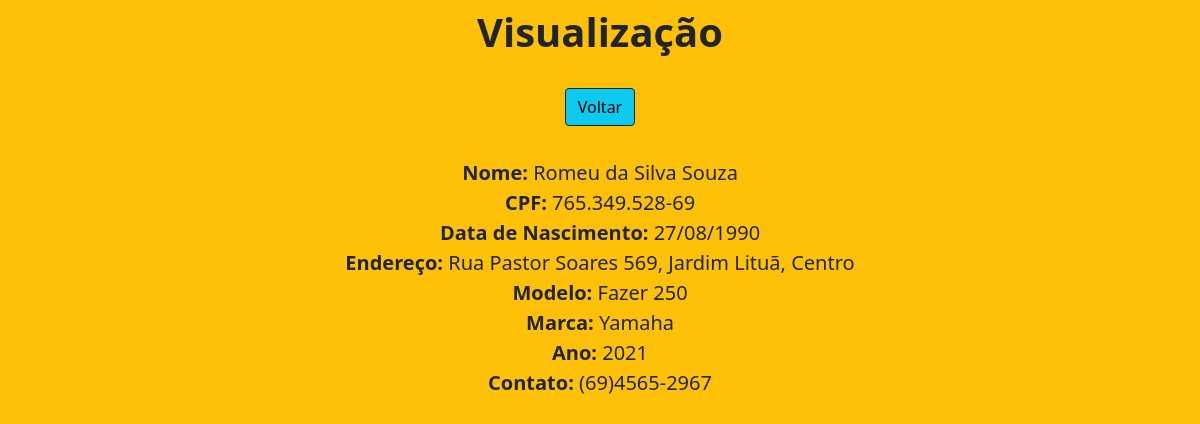
The app's page /view/6/ with its own data.
### app/models.py (models this page shows)
class Motos(models.Model):
    nome = models.CharField(max_length=150)
    cpf = models.CharField(max_length=14)
    data_de_nascimento = models.CharField(max_length=30)
    endereco = models.CharField(max_length=200)
    modelo = models.CharField(max_length=100)
    marca = models.CharField(max_length=50)
    ano = models.IntegerField()
    contato = models.CharField(max_length=30)

### app/views.py (the view)
# urls.py: path('view/<int:pk>/', view, name='view'),
def view(request, pk):
    data = {}
    data['db'] = Motos.objects.get(pk=pk)
    return render(request, 'view.html', data)

### app/templates/view.html (shortened to what this page needs)
<!DOCTYPE html>
<html lang="pt-br">
<head>
    <link href="https://cdn.jsdelivr.net/npm/bootstrap@5.1.3/dist/css/bootstrap.min.css" rel="stylesheet">
</head>
<body class="bg-warning bg-warning">
    <div class="col-8 m-auto pt-2 pb-2 text-center">
        <h1 class="fs-1 fw-bolder">Visualização</h1>
    </div>
    <div class="col-8 m-auto pt-3 pb-2 text-center">
        <a href="/" class="btn btn-info border-dark">Voltar</a>
    </div>
    <div class="col-8 m-auto pt-4 pb-2 text-center fs-5">
        <strong>Nome: </strong>{{db.nome}}<br>
        <strong>CPF: </strong>{{db.cpf}}<br>
        <strong>Data de Nascimento: </strong>{{db.data_de_nascimento}}<br>
        <strong>Endereço: </strong>{{db.endereco}}<br>
        <strong>Modelo: </strong>{{db.modelo}}<br>
        <strong>Marca: </strong>{{db.marca}}<br>
        <strong>Ano: </strong>{{db.ano}}<br>
        <strong>Contato: </strong>{{db.contato}}<br>
    </div>
</body>
</html>

### records on screen
Motos: nome "Romeu da Silva Souza", cpf "765.349.528-69", data_de_nascimento "27/08/1990", endereco "Rua Pastor Soares 569, Jardim Lituã, Centro", modelo "Fazer 250", marca "Yamaha", ano "2021", contato "(69)4565-2967"
